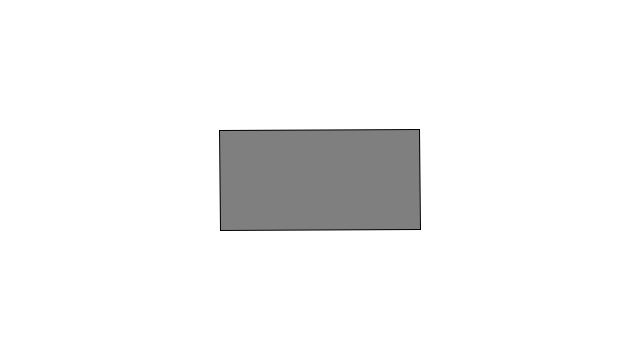
Frame 1 (no input)
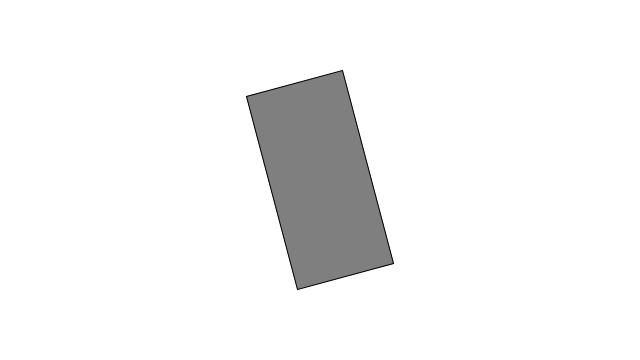
Frame 60 (the mouse pressed at the canvas centre just before this capture)
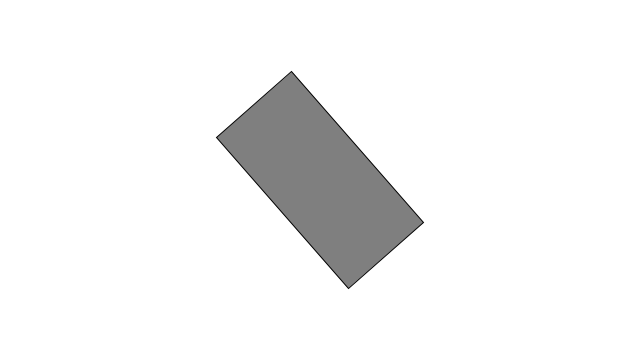
Frame 120 (the mouse held since frame 60 and released just before this capture)

The Processing sketch that drew these frames (run headless with seeded random() and noise(); from frame 60 on, the mouse is pressed at the canvas centre):

// Processing sketch: oscillation
// ── oscillation.pde
float a = 0.0;
float aVel = 0.0;
float aAcc = 0.01;

void setup(){
   size(640,360);
   
}

void draw(){
   background(255);
   aAcc = map(mouseX,0,width,-0.001,0.001);
   
   aVel += aAcc;
   a += aVel;
   
   rectMode(CENTER);
   stroke(0);
   fill(127);
   translate(width/2,height/2);
   rotate(a);
   rect(0,0,200,100);
   
}
